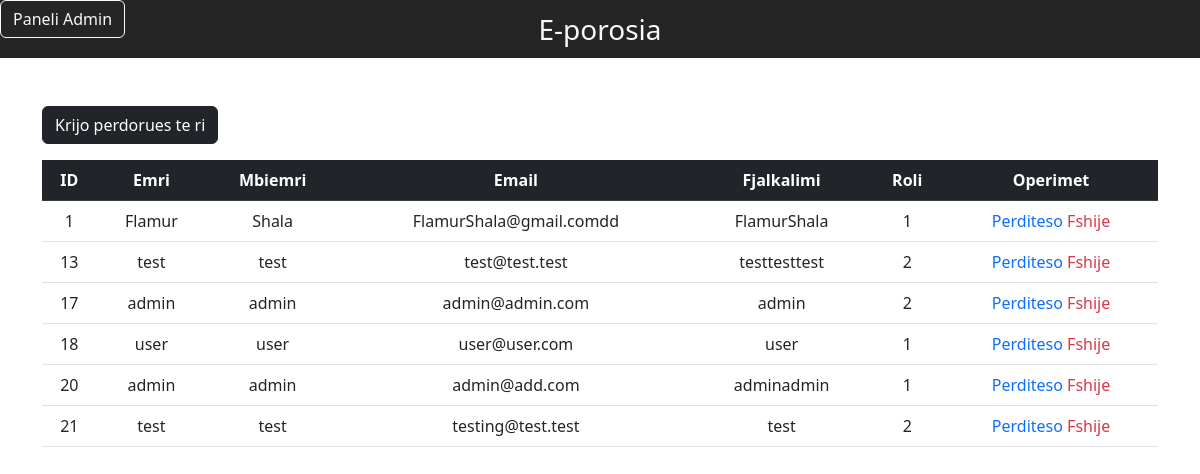
Screenshot of /CRUD/index.php with the database file from the repository.
### tables this page shows
CREATE TABLE `users` (
  `id` int(255) NOT NULL,
  `first_name` varchar(255) NOT NULL,
  `last_name` varchar(255) NOT NULL,
  `email` varchar(255) NOT NULL,
  `password` varchar(50) NOT NULL,
  `role` int(10) NOT NULL DEFAULT 1
);

### CRUD/index.php (the view, shortened to what this page needs)
<?php
include "db_conn.php";
?>
<!DOCTYPE html>
<html lang="en">
<head>
  <link href="https://cdn.jsdelivr.net/npm/bootstrap@5.2.3/dist/css/bootstrap.min.css" rel="stylesheet"
>
  <link rel="stylesheet" href="https://cdnjs.cloudflare.com/ajax/libs/font-awesome/6.4.0/css/all.min.css"
 />
</head>
<body>
  <nav class="navbar navbar-light justify-content-center fs-3 mb-5 text-light" style="background-color: #252525;">
    E-porosia
    <a href="redirectPage.php"><button type="button"
        class="btn btn-outline-light position-absolute top-0 start-0">Paneli Admin</button></a>
  </nav>
  <div class="container">
    <a href="create.php" class="btn btn-dark mb-3">Krijo perdorues te ri</a>
    <table class="table table-hover text-center">
      <thead class="table-dark">
        <tr>
          <th scope="col">ID</th>
          <th scope="col">Emri</th>
          <th scope="col">Mbiemri</th>
          <th scope="col">Email</th>
          <th scope="col">Fjalkalimi</th>
          <th scope="col">Roli</th>
          <th scope="col">Operimet</th>
        </tr>
      </thead>
      <tbody>
        <?php
        $sql = "SELECT * FROM `users`";
        $result = mysqli_query($conn, $sql);
        while ($row = mysqli_fetch_assoc($result)) {
          ?>
          <tr>
            <td>
              <?php echo $row["id"] ?>
            </td>
            <td>
              <?php echo $row["first_name"] ?>
            </td>
            <td>
              <?php echo $row["last_name"] ?>
            </td>
            <td>
              <?php echo $row["email"] ?>
            </td>
            <td>
              <?php echo $row["password"] ?>
            </td>
            <td>
              <?php echo $row["role"] ?>
            </td>
            <td>
              <a href="edit.php?id=<?php echo $row["id"] ?>" class="link-primary"
                style="text-decoration: none;">Perditeso</a>
              <a href="delete.php?id=<?php echo $row["id"] ?>" class="link-danger"
                style="text-decoration: none;">Fshije</a>
            </td>
          </tr>
          <?php
        }
        ?>
      </tbody>
  </div>
</body>
</html>

### rows the page displays
users: id "1", first_name "Flamur", last_name "Shala", email "FlamurShala@gmail.comdd", password "FlamurShala", role "1"
users: id "13", first_name "test", last_name "test", email "test@test.test", password "testtesttest", role "2"
users: id "17", first_name "admin", last_name "admin", email "admin@admin.com", password "admin", role "2"
users: id "18", first_name "user", last_name "user", email "user@user.com", password "user", role "1"
users: id "20", first_name "admin", last_name "admin", email "admin@add.com", password "adminadmin", role "1"
users: id "21", first_name "test", last_name "test", email "testing@test.test", password "test", role "2"
